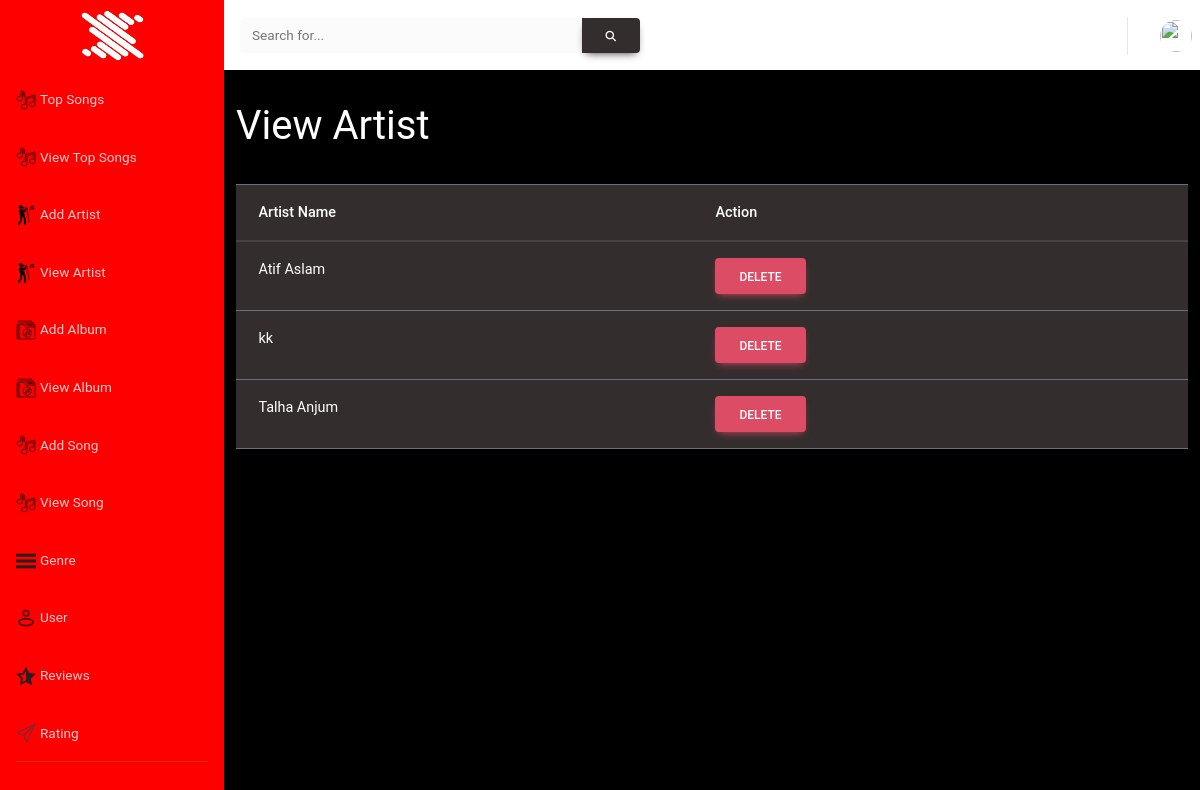
/admin/viewartist.php, run on the app's committed database.
### tables this page shows
CREATE TABLE `tblartist` (
  `Id` int(11) NOT NULL,
  `Artistname` varchar(50) NOT NULL
);

### admin/viewartist.php (the view, shortened to what this page needs)
<?php
include 'admin_header.php';
?>
                <div class="container-fluid">
                <span class=" mb-5 text-white" style="font-size: 40px;">View Artist</span>
                <br><br>
                    <table class="table table-dark" id="myTable">
                        <thead>
                            <tr>
                                <th>Artist Name</th>
                                <th>Action</th>
                            </tr>
                        </thead>
                        <tbody>
                            <?php
            $select=mysqli_query($con,"select * from tblartist");
            foreach($select as $data)
            {
                echo
                "
                <tr>
                <td>$data[Artistname]</td>
                <td>
                <a href='delartist.php?A=$data[Id]' class='btn btn-danger'>Delete</a>
                </td>
                </tr>
                ";
            }
                            ?>
                        </tbody>
                    </table>
                </div>
            </div>

### admin/admin_header.php (style rules this page uses)
body { background-color: #000000 !important; }

### data on the page
tblartist: Artistname "Atif Aslam"
tblartist: Artistname "kk"
tblartist: Artistname "Talha Anjum"
